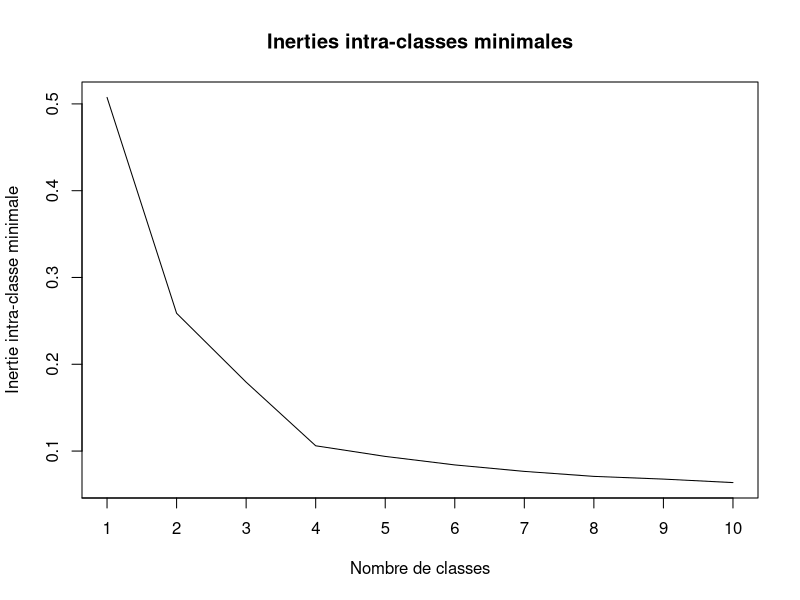
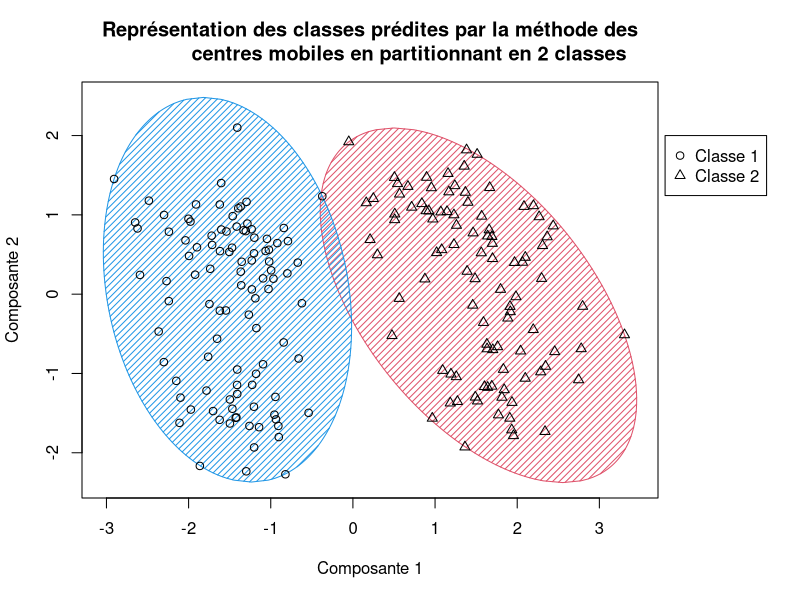
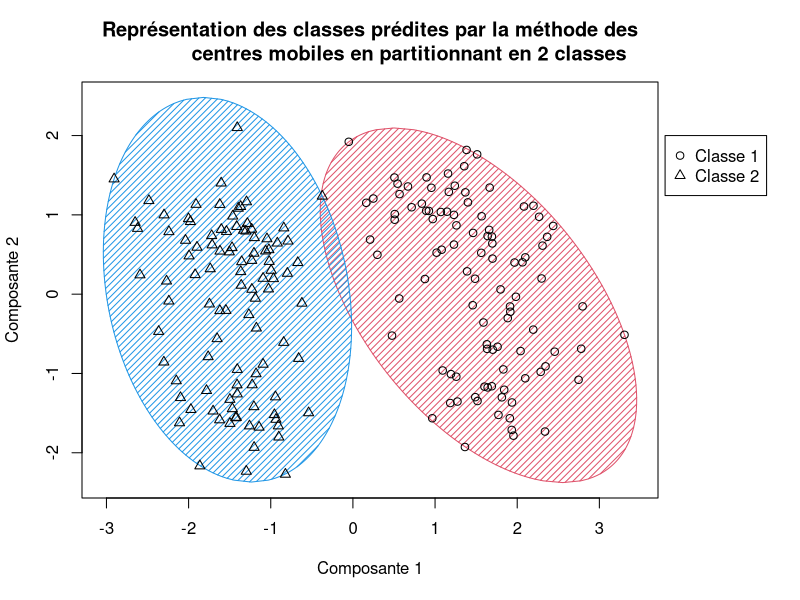
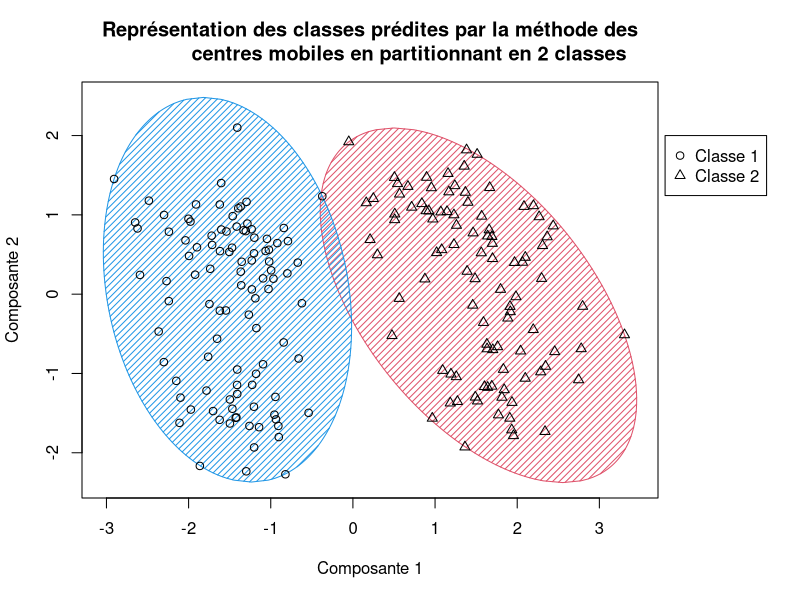
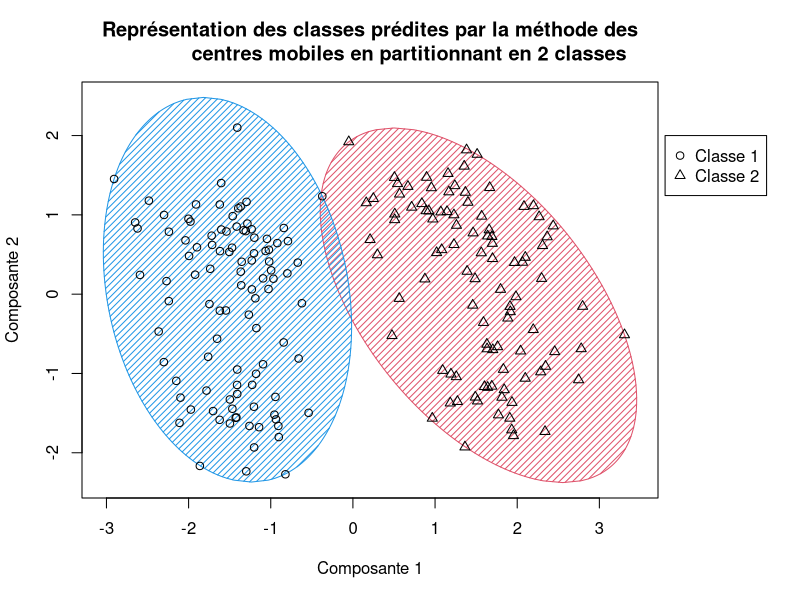
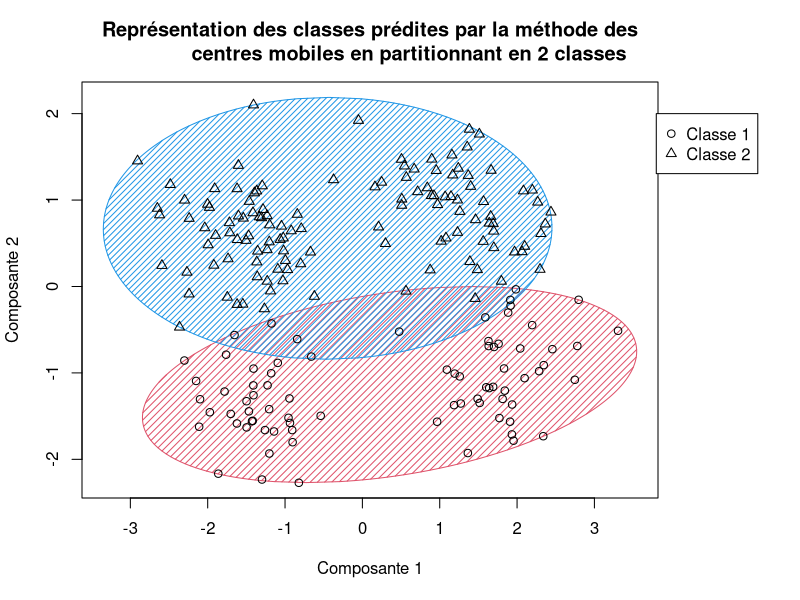
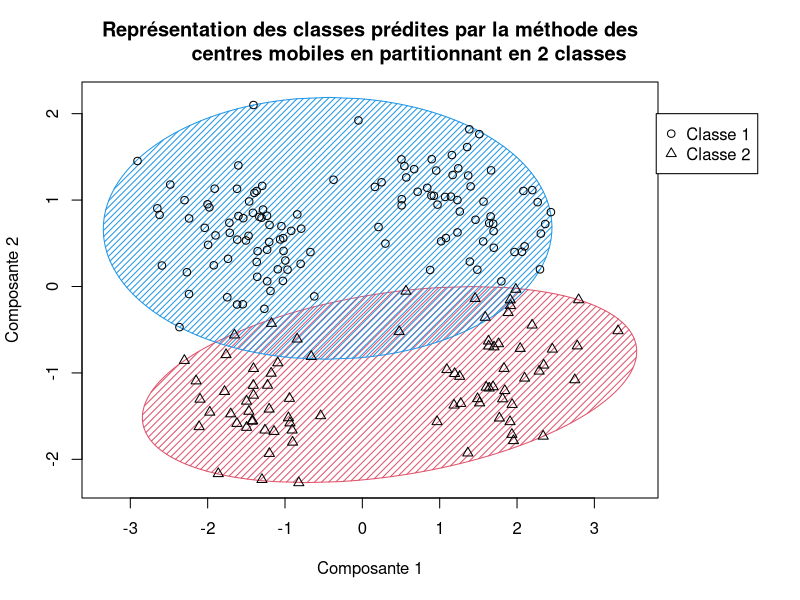
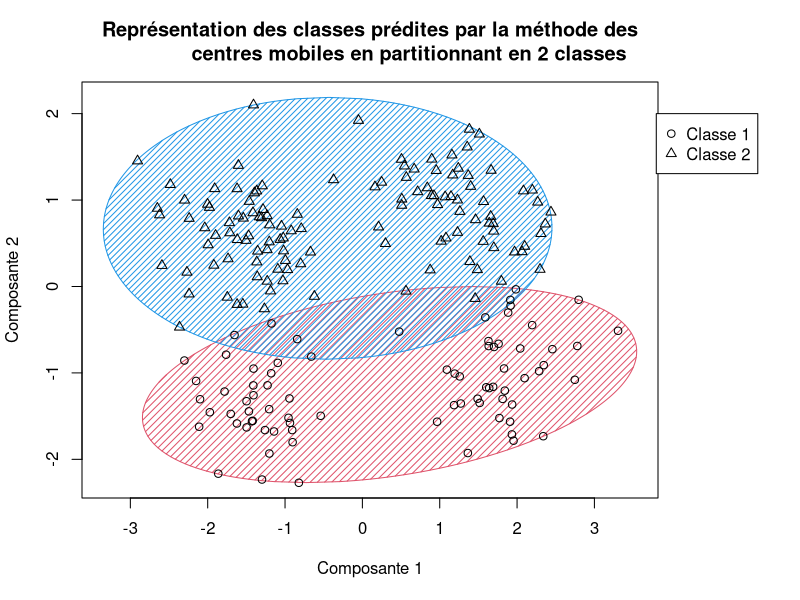

Recreate these plots in R, in order.
library(MASS)
library(cluster)

data(crabs)
crabsquant <- crabs[,4:8]
crabsquant <- crabsquant / matrix(rep(crabsquant[,4], dim(crabsquant)[2]),
                                  nrow = dim(crabsquant)[1], byrow = F)
crabsquant <- crabsquant[, -4]
classes <- NULL
classes$sexe <- crabs[, 2]
classes$espece <- crabs[, 1]

inertiesMinimales <- c()
for(j in 1:10) {
    iw <- c()
    for(i in 1:100) {
        kmeans <- kmeans(crabsquant, j, algorithm = "MacQueen")
        iw[i] <- kmeans$tot.withinss
    }
    inertiesMinimales[j] <- apply(as.matrix(iw), 2, min)
}

x <- c(1:10)
png("inertiesMinimales.png")
plot(x, inertiesMinimales,
     type = "l",
     xlab = "Nombre de classes",
     ylab = "Inertie intra-classe minimale",
     xaxt = "n",
     main = "Inerties intra-classes minimales")
axis(side = 1, at = seq(0, 10, 1), labels = seq(0, 10, 1))
dev.off()
cat("inertiesMinimales.png sauvegardee\n")

iw <- c()
for(i in 1:100) {
    kmeans2 <- kmeans(crabsquant, 2, algorithm = "MacQueen")
    iw[i] <- round(kmeans2$tot.withinss, digits = 2)
}
print(table(iw))
cat("\n")

for(i in 1:10) {
    kmeans2 <- kmeans(crabsquant, 2, algorithm = "MacQueen")
    filename <- paste("kmeansCrabs2", i, ".png", sep = "")
    png(filename, width = 500, height = 400)
    par(xpd = T, mar = par()$mar + c(0, 0, 0, 5))
    clusplot(crabsquant, kmeans2$cluster,
             color = T,
             shade = T,
             labels = 0,
             lines = 0,
             col.p = "black",
             main = "Représentation des classes prédites par la méthode des
             centres mobiles en partitionnant en 2 classes",
             xlab = "Composante 1",
             ylab = "Composante 2",
             sub = "")
    legend(3.8, 2,
           c("Classe 1", "Classe 2"),
           pch = c(1:2))
    par(mar = c(5, 4, 4, 2) + 0.1)
    dev.off()
    cat(filename, "sauvegardee\n")

    cat("Tableau de contingence des classes prédites par la méthode
        des centres mobiles par rapport aux classes réelles\n")
    print(table(classes$sexe, kmeans2$cluster))
    cat("\n")

    cat("Tableau de contingence des classes prédites par la méthode
        des centres mobiles par rapport aux classes réelles\n")
    print(table(classes$espece, kmeans2$cluster))
    cat("\n")
}

kmeans4 <- kmeans(crabsquant, 4, algorithm = "MacQueen")
png("kmeansCrabs4.png", width = 500, height = 400)
par(xpd = T, mar = par()$mar + c(0, 0, 0, 5))
clusplot(crabsquant, kmeans4$cluster,
         color = T,
         shade = T,
         labels = 0,
         lines = 0,
         col.p = "black",
         main = "Representation des classes prédites par la méthode des
         centres mobiles en partitionnant en 4 classes",
         xlab = "Composante 1",
         ylab = "Composante 2",
         sub = "")
legend(3.5, 2,
       c("Classe 1", "Classe 2", "Classe 3", "Classe 4"),
       pch = c(1:4))
par(mar = c(5, 4, 4, 2) + 0.1)
dev.off()
cat("kmeansCrabs4.png sauvegardee\n")

cat("Tableau de contingence des classes prédites par la méthode
    des centres mobiles par rapport aux classes réelles\n")
print(table(classes$sexe, kmeans4$cluster))
cat("\n")

cat("Tableau de contingence des classes prédites par la méthode
    des centres mobiles par rapport aux classes réelles\n")
print(table(classes$espece, kmeans4$cluster))
cat("\n")
